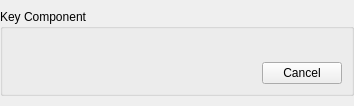
<?xml version="1.0" encoding="UTF-8"?>
<ui version="4.0">
 <class>KeyComponentWidget</class>
 <widget class="QWidget" name="KeyComponentWidget">
  <property name="geometry">
   <rect>
    <x>0</x>
    <y>0</y>
    <width>354</width>
    <height>106</height>
   </rect>
  </property>
  <layout class="QVBoxLayout" name="verticalLayout_5">
   <property name="sizeConstraint">
    <enum>QLayout::SetMinimumSize</enum>
   </property>
   <property name="leftMargin">
    <number>0</number>
   </property>
   <property name="topMargin">
    <number>0</number>
   </property>
   <property name="rightMargin">
    <number>0</number>
   </property>
   <property name="bottomMargin">
    <number>0</number>
   </property>
   <item>
    <widget class="QGroupBox" name="groupBox">
     <property name="sizePolicy">
      <sizepolicy hsizetype="Preferred" vsizetype="Fixed">
       <horstretch>0</horstretch>
       <verstretch>0</verstretch>
      </sizepolicy>
     </property>
     <property name="title">
      <string>Key Component</string>
     </property>
     <layout class="QVBoxLayout" name="verticalLayout_4">
      <property name="spacing">
       <number>15</number>
      </property>
      <item>
       <widget class="QStackedWidget" name="stackedWidget">
        <property name="currentIndex">
         <number>1</number>
        </property>
        <widget class="QWidget" name="addPage">
         <property name="sizePolicy">
          <sizepolicy hsizetype="Preferred" vsizetype="Fixed">
           <horstretch>0</horstretch>
           <verstretch>0</verstretch>
          </sizepolicy>
         </property>
         <layout class="QVBoxLayout" name="verticalLayout">
          <property name="spacing">
           <number>10</number>
          </property>
          <property name="leftMargin">
           <number>0</number>
          </property>
          <property name="topMargin">
           <number>0</number>
          </property>
          <property name="rightMargin">
           <number>0</number>
          </property>
          <property name="bottomMargin">
           <number>0</number>
          </property>
          <item>
           <widget class="QLabel" name="componentDescription">
            <property name="text">
             <string>Key Component Description</string>
            </property>
            <property name="textFormat">
             <enum>Qt::RichText</enum>
            </property>
            <property name="openExternalLinks">
             <bool>true</bool>
            </property>
            <property name="textInteractionFlags">
             <set>Qt::LinksAccessibleByKeyboard|Qt::LinksAccessibleByMouse</set>
            </property>
           </widget>
          </item>
          <item>
           <widget class="Material::FilledButton" name="addButton">
            <property name="symbol">
             <string notr="true">add</string>
            </property>
            <property name="text">
             <string notr="true">Add Key Component</string>
            </property>
           </widget>
          </item>
         </layout>
        </widget>
        <widget class="QWidget" name="editPage">
         <layout class="QVBoxLayout" name="verticalLayout_2" stretch="0,0">
          <property name="leftMargin">
           <number>0</number>
          </property>
          <property name="topMargin">
           <number>0</number>
          </property>
          <property name="rightMargin">
           <number>0</number>
          </property>
          <property name="bottomMargin">
           <number>0</number>
          </property>
          <item>
           <widget class="QWidget" name="componentWidgetContainer" native="true">
            <property name="sizePolicy">
             <sizepolicy hsizetype="Preferred" vsizetype="MinimumExpanding">
              <horstretch>0</horstretch>
              <verstretch>0</verstretch>
             </sizepolicy>
            </property>
            <layout class="QVBoxLayout" name="componentWidgetLayout">
             <property name="sizeConstraint">
              <enum>QLayout::SetMinimumSize</enum>
             </property>
             <property name="leftMargin">
              <number>0</number>
             </property>
             <property name="topMargin">
              <number>0</number>
             </property>
             <property name="rightMargin">
              <number>0</number>
             </property>
             <property name="bottomMargin">
              <number>0</number>
             </property>
            </layout>
           </widget>
          </item>
          <item>
           <layout class="QHBoxLayout" name="horizontalLayout_2">
            <item>
             <spacer name="horizontalSpacer">
              <property name="orientation">
               <enum>Qt::Horizontal</enum>
              </property>
              <property name="sizeHint" stdset="0">
               <size>
                <width>40</width>
                <height>20</height>
               </size>
              </property>
             </spacer>
            </item>
            <item>
             <widget class="Material::TextButton" name="cancelButton">
              <property name="text">
               <string>Cancel</string>
              </property>
             </widget>
            </item>
           </layout>
          </item>
         </layout>
        </widget>
        <widget class="QWidget" name="changeOrRemovePage">
         <property name="sizePolicy">
          <sizepolicy hsizetype="Preferred" vsizetype="Fixed">
           <horstretch>0</horstretch>
           <verstretch>0</verstretch>
          </sizepolicy>
         </property>
         <layout class="QVBoxLayout" name="verticalLayout_3">
          <property name="spacing">
           <number>10</number>
          </property>
          <property name="leftMargin">
           <number>0</number>
          </property>
          <property name="topMargin">
           <number>0</number>
          </property>
          <property name="rightMargin">
           <number>0</number>
          </property>
          <property name="bottomMargin">
           <number>0</number>
          </property>
          <item>
           <widget class="QLabel" name="changeOrRemoveLabel">
            <property name="text">
             <string>Key Component set, click to change or remove</string>
            </property>
           </widget>
          </item>
          <item>
           <layout class="QHBoxLayout" name="horizontalLayout">
            <item>
             <widget class="Material::TonalButton" name="changeButton">
              <property name="symbol">
               <string notr="true">edit</string>
              </property>
              <property name="text">
               <string notr="true">Change Key Component</string>
              </property>
             </widget>
            </item>
            <item>
             <widget class="Material::TextButton" name="removeButton">
              <property name="symbol">
               <string notr="true">delete</string>
              </property>
              <property name="text">
               <string notr="true">Remove Key Component</string>
              </property>
             </widget>
            </item>
           </layout>
          </item>
         </layout>
        </widget>
       </widget>
      </item>
     </layout>
    </widget>
   </item>
  </layout>
 </widget>
 <customwidgets>
  <customwidget>
   <class>Material::FilledButton</class>
   <extends>QPushButton</extends>
   <header>gui/material/MaterialButtons.h</header>
  </customwidget>
  <customwidget>
   <class>Material::TextButton</class>
   <extends>QPushButton</extends>
   <header>gui/material/MaterialButtons.h</header>
  </customwidget>
  <customwidget>
   <class>Material::TonalButton</class>
   <extends>QPushButton</extends>
   <header>gui/material/MaterialButtons.h</header>
  </customwidget>
 </customwidgets>
 <resources/>
 <connections/>
</ui>
